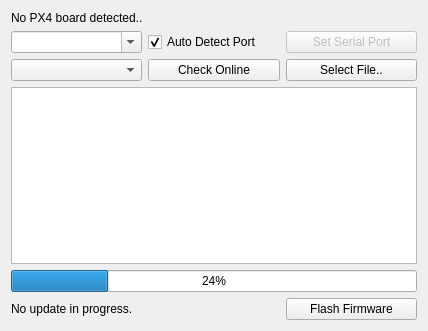
<?xml version="1.0" encoding="UTF-8"?>
<ui version="4.0">
 <class>PX4FirmwareUpgrader</class>
 <widget class="QWidget" name="PX4FirmwareUpgrader">
  <property name="geometry">
   <rect>
    <x>0</x>
    <y>0</y>
    <width>428</width>
    <height>331</height>
   </rect>
  </property>
  <property name="windowTitle">
   <string>Form</string>
  </property>
  <layout class="QGridLayout" name="gridLayout">
   <item row="3" column="0" colspan="3">
    <widget class="QTextBrowser" name="descriptionTextBrowser"/>
   </item>
   <item row="4" column="0" colspan="3">
    <widget class="QProgressBar" name="flashProgressBar">
     <property name="value">
      <number>24</number>
     </property>
    </widget>
   </item>
   <item row="5" column="0" colspan="2">
    <widget class="QLabel" name="flashProgressLabel">
     <property name="text">
      <string>No update in progress.</string>
     </property>
    </widget>
   </item>
   <item row="2" column="0">
    <widget class="QComboBox" name="versionComboBox"/>
   </item>
   <item row="2" column="2">
    <widget class="QPushButton" name="selectFileButton">
     <property name="text">
      <string>Select File..</string>
     </property>
    </widget>
   </item>
   <item row="2" column="1">
    <widget class="QPushButton" name="versionButton">
     <property name="text">
      <string>Check Online</string>
     </property>
    </widget>
   </item>
   <item row="1" column="2">
    <widget class="QPushButton" name="serialPortButton">
     <property name="enabled">
      <bool>false</bool>
     </property>
     <property name="text">
      <string>Set Serial Port</string>
     </property>
    </widget>
   </item>
   <item row="5" column="2">
    <widget class="QPushButton" name="flashButton">
     <property name="text">
      <string>Flash Firmware</string>
     </property>
    </widget>
   </item>
   <item row="0" column="0" colspan="2">
    <widget class="QLabel" name="detectionStatusLabel">
     <property name="text">
      <string>No PX4 board detected..</string>
     </property>
    </widget>
   </item>
   <item row="1" column="1">
    <widget class="QCheckBox" name="detectionAutoCheckBox">
     <property name="text">
      <string>Auto Detect Port</string>
     </property>
     <property name="checked">
      <bool>true</bool>
     </property>
    </widget>
   </item>
   <item row="1" column="0">
    <widget class="QComboBox" name="serialPortComboBox">
     <property name="editable">
      <bool>true</bool>
     </property>
    </widget>
   </item>
  </layout>
 </widget>
 <resources/>
 <connections/>
</ui>
